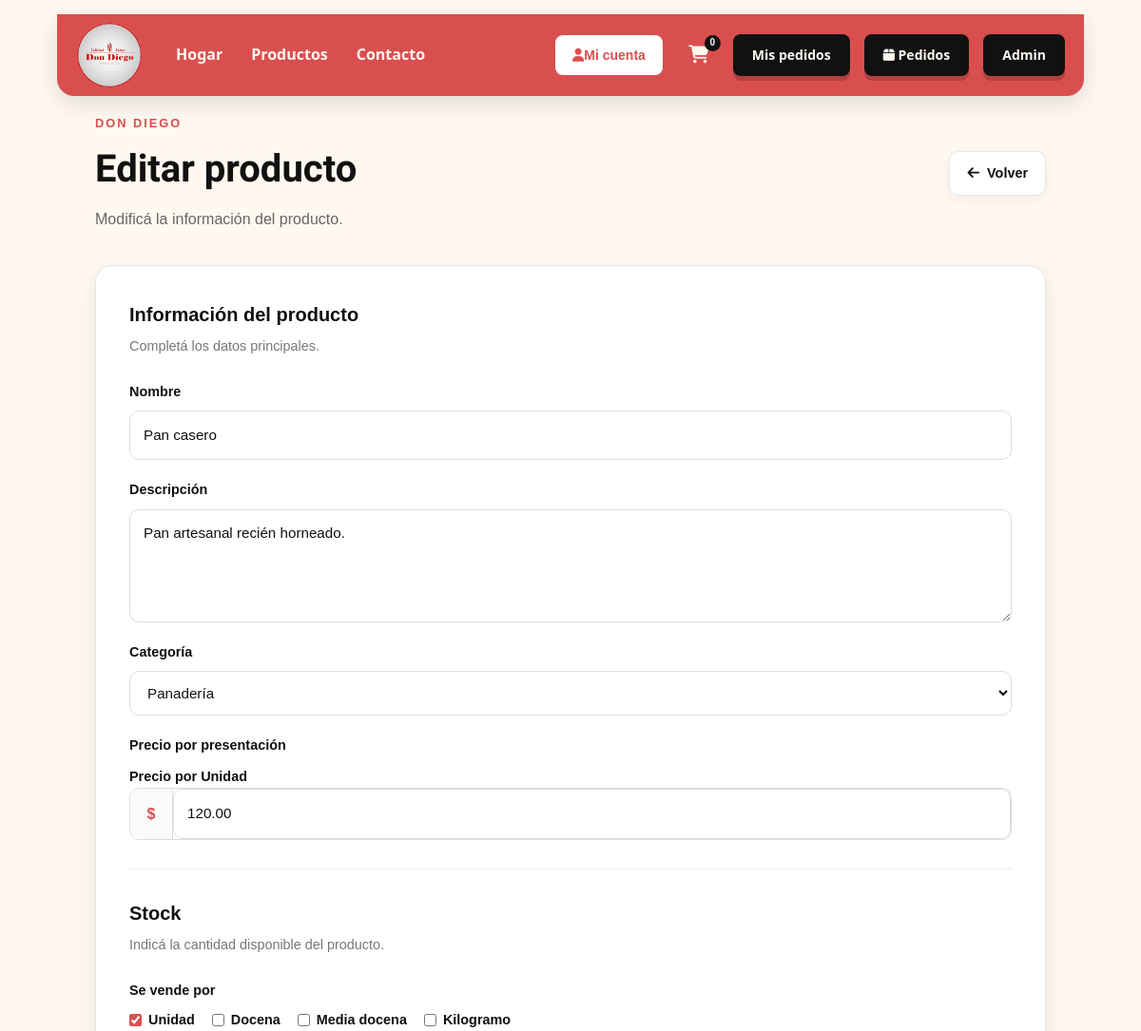
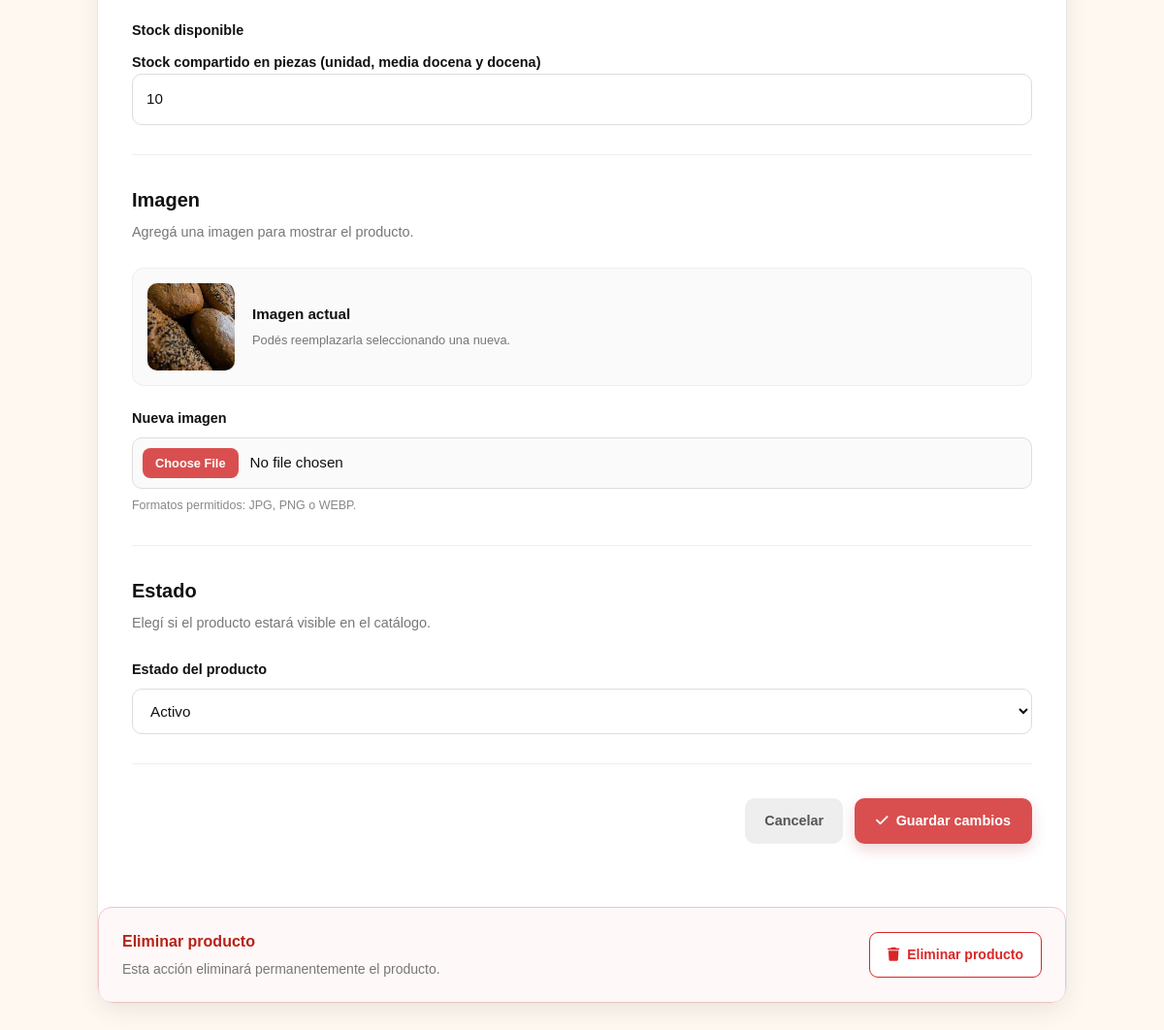
The page /admin/productos/editar?id=22 (signed in) on the database its author committed (2 pictures, top to bottom).
### tables this page shows
CREATE TABLE `productos` (
  `id` int(11) NOT NULL,
  `nombre` varchar(150) NOT NULL,
  `descripcion` text DEFAULT NULL,
  `precio` decimal(10,2) NOT NULL,
  `stock` int(11) NOT NULL DEFAULT 100,
  `unidad_venta` varchar(30) NOT NULL DEFAULT 'unidad',
  `presentaciones` text DEFAULT NULL,
  `stocks_modalidades` text DEFAULT NULL,
  `categoria_id` int(11) NOT NULL,
  `imagen` varchar(255) DEFAULT NULL,
  `activo` tinyint(1) NOT NULL DEFAULT 1,
  `created_at` timestamp NOT NULL DEFAULT current_timestamp(),
  `updated_at` timestamp NOT NULL DEFAULT current_timestamp() ON UPDATE current_timestamp()
);

CREATE TABLE `categorias` (
  `id` int(11) NOT NULL,
  `nombre` varchar(100) NOT NULL
);

### config/Url.php (called while the page is built, shortened)
<?php
if (!function_exists('url')) {
    function url($path = '')
    {
        $documentRoot = realpath($_SERVER['DOCUMENT_ROOT'] ?? '');
        $projectRoot = realpath(__DIR__ . '/..');
        $basePath = '';
        if ($documentRoot && $projectRoot && strpos($projectRoot, $documentRoot) === 0) {
            $basePath = str_replace(DIRECTORY_SEPARATOR, '/', substr($projectRoot, strlen($documentRoot)));
        }
        $path = '/' . ltrim($path, '/');
        return rtrim($basePath, '/') . ($path === '/' ? '/' : $path);
    }
}

### models/Producto.php (called while the page is built, shortened)
<?php
class Producto
{
    private $db;
    public static function obtenerStocks($producto)
    {
        $stocks = json_decode($producto['stocks_modalidades'] ?? '', true);
        if (!is_array($stocks) || empty($stocks)) {
            $unidad = $producto['unidad_venta'] ?? 'unidad';
            $stockAnterior = max(0, (int) ($producto['stock'] ?? 0));
            return [
                'unidad' => $stockAnterior * self::factorPiezas($unidad),
                'kilogramo' => 0.0
            ];
        }
        $kilos = is_numeric($stocks['kilogramo'] ?? null)
            ? max(0, round((float) $stocks['kilogramo'], 1))
            : 0.0;
        return ['unidad' => $piezas, 'kilogramo' => $kilos];
    }
    public static function factorPiezas($unidad)
    {
        return match ($unidad) {
            'unidad' => 1,
            'media docena' => 6,
            'docena' => 12,
            default => 1
        };
    }
    public function __construct($db)
    {
        $this->db = $db;
    }
    public function obtenerPorId($id)
    {
        $sql = "
            SELECT
                p.id,
                p.nombre,
                p.descripcion,
                p.precio,
                p.stock,
                p.unidad_venta,
                p.presentaciones,
                p.stocks_modalidades,
                p.imagen,
                p.activo,
                p.categoria_id,
                c.nombre AS categoria
            FROM productos p
            INNER JOIN categorias c
                ON p.categoria_id = c.id
            WHERE p.id = ?
        ";
        $stmt = $this->db->prepare($sql);
        $stmt->bind_param("i", $id);
        $stmt->execute();
        $resultado = $stmt->get_result();
        return $resultado->fetch_assoc();
    }
    public function obtenerCategorias()
    {
        $sql = "
            SELECT
                id,
                nombre
            FROM categorias
            ORDER BY nombre ASC
        ";
        $resultado = $this->db->query($sql);
        return $resultado->fetch_all(MYSQLI_ASSOC);
    }
}

### views/admin/productos-form.php (the view, shortened to what this page needs)
<?php
require __DIR__ . '/../layouts/head.php';
$editando = !empty($producto);
$opcionesUnidades = [
    'unidad' => 'Unidad',
    'docena' => 'Docena',
    'media docena' => 'Media docena',
    'kilogramo' => 'Kilogramo'
];
$presentacionesActuales = json_decode($producto['presentaciones'] ?? '', true);
$stocksActuales = $editando
    ? Producto::obtenerStocks($producto)
    : ['unidad' => 100, 'kilogramo' => 0];
if (!is_array($presentacionesActuales) || empty($presentacionesActuales)) {
    $unidadActual = $producto['unidad_venta'] ?? 'unidad';
    $presentacionesActuales = [
        $unidadActual => $producto['precio'] ?? ''
    ];
}
?>
<body class="pagina-admin">
    <?php require __DIR__ . '/../layouts/header.php'; ?>
    <main class="admin-form-container">
        <section class="admin-form-header">
            <div>
                <span class="admin-etiqueta">
                    DON DIEGO
                </span>
                <h1>
                    <?= $editando ? 'Editar producto' : 'Agregar producto' ?>
                </h1>
                <p>
                    <?= $editando
                        ? 'Modificá la información del producto.'
                        : 'Agregá un nuevo producto al catálogo.'
                    ?>
                </p>
            </div>
            <a
                href="<?= url('/admin/productos') ?>"
                class="btn-volver">
                <i class="fa-solid fa-arrow-left"></i>
                Volver
            </a>
        </section>
        <section class="admin-form-card">
            <form
                action="<?= url('/admin/productos') ?>"
                method="POST"
                enctype="multipart/form-data"
                class="producto-form">
                <div class="form-seccion">
                    <div class="form-seccion-header">
                        <h2>
                            Información del producto
                        </h2>
                        <p>
                            Completá los datos principales.
                        </p>
                    </div>
                    <div class="form-grupo">
                        <label for="nombre">
                            Nombre
                        </label>
                        <input
                            type="text"
                            id="nombre"
                            name="nombre"
                            placeholder="Ej. Bizcochos de grasa"
                            value="<?= htmlspecialchars($producto['nombre'] ?? '') ?>"
                            required>
                    </div>
                    <div class="form-grupo">
                        <label for="descripcion">
                            Descripción
                        </label>
                        <textarea
                            id="descripcion"
                            name="descripcion"
                            rows="4"
                            placeholder="Describí brevemente el producto..."><?= htmlspecialchars($producto['descripcion'] ?? '') ?></textarea>
                    </div>
                    <div class="form-grupo">
                        <label for="categoria">
                            Categoría
                        </label>
                        <select
                            id="categoria"
                            name="categoria_id"
                            required>
                            <?php foreach ($categorias as $categoria): ?>
                                <option
                                    value="<?= $categoria['id'] ?>"
                                    <?= (($producto['categoria_id'] ?? '') == $categoria['id'])
                                        ? 'selected'
                                        : ''
                                    ?>>
                                    <?= htmlspecialchars($categoria['nombre']) ?>
                                </option>
                            <?php endforeach; ?>
                        </select>
                    </div>
                    <div class="form-grupo">
                        <label>Precio por presentación</label>
                        <?php foreach ($opcionesUnidades as $unidad => $etiqueta): ?>
                            <div
                                data-precio-presentacion="<?= htmlspecialchars($unidad, ENT_QUOTES, 'UTF-8') ?>"
                                <?= array_key_exists($unidad, $presentacionesActuales) ? '' : 'hidden' ?>>
                                <label for="precio-<?= htmlspecialchars($unidad, ENT_QUOTES, 'UTF-8') ?>">
                                    Precio por <?= htmlspecialchars($etiqueta, ENT_QUOTES, 'UTF-8') ?>
                                </label>
                                <div class="input-precio">
                                    <span>$</span>
                                    <input
                                        type="number"
                                        id="precio-<?= htmlspecialchars($unidad, ENT_QUOTES, 'UTF-8') ?>"
                                        name="precios_unidad[<?= htmlspecialchars($unidad, ENT_QUOTES, 'UTF-8') ?>]"
                                        min="0"
                                        step="0.01"
                                        placeholder="0"
                                        value="<?= htmlspecialchars((string) ($presentacionesActuales[$unidad] ?? '')) ?>">
                                </div>
                            </div>
                        <?php endforeach; ?>
                    </div>
                </div>
                <div class="form-seccion">
                    <div class="form-seccion-header">
                        <h2>Stock</h2>
                        <p>Indicá la cantidad disponible del producto.</p>
                    </div>
                    <div class="form-grupo">
                        <label for="unidad_venta">Se vende por</label>
                        <div id="unidad_venta" class="modalidades-venta">
                            <?php foreach ($opcionesUnidades as $unidad => $etiqueta): ?>
                                <label>
                                    <input
                                        type="checkbox"
                                        name="unidad_venta[]"
                                        value="<?= htmlspecialchars($unidad, ENT_QUOTES, 'UTF-8') ?>"
                                        <?= array_key_exists($unidad, $presentacionesActuales) ? 'checked' : '' ?>>
                                    <?= htmlspecialchars($etiqueta, ENT_QUOTES, 'UTF-8') ?>
                                </label>
                            <?php endforeach; ?>
                        </div>
                    </div>
                    <div class="form-grupo">
                        <label>Stock disponible</label>
                        <div data-stock-presentacion="unidad">
                            <label for="stock-unidad">Stock compartido en piezas (unidad, media docena y docena)</label>
                            <input
                                type="number"
                                id="stock-unidad"
                                name="stocks_modalidades[unidad]"
                                min="0"
                                step="1"
                                value="<?= htmlspecialchars((string) $stocksActuales['unidad']) ?>">
                        </div>
                    </div>
                </div>
                <div class="form-seccion">
                    <div class="form-seccion-header">
                        <h2>
                            Imagen
                        </h2>
                        <p>
                            Agregá una imagen para mostrar el producto.
                        </p>
                    </div>
                    <?php if ($editando && !empty($producto['imagen'])): ?>
                        <div class="imagen-actual">
                            <img
                                src="<?= url('/public/img/' . htmlspecialchars($producto['imagen'])) ?>"
                                alt="<?= htmlspecialchars($producto['nombre']) ?>">
                            <div>
                                <strong>
                                    Imagen actual
                                </strong>
                                <span>
                                    Podés reemplazarla seleccionando una nueva.
                                </span>
                            </div>
                        </div>
                    <?php endif; ?>
                    <div class="form-grupo">
                        <label for="imagen">
                            <?= $editando
                                ? 'Nueva imagen'
                                : 'Imagen del producto'
                            ?>
                        </label>
                        <input
                            type="file"
                            id="imagen"
                            name="imagen"
                            accept="image/jpeg,image/png,image/webp"
                            <?= $editando ? '' : 'required' ?>>
                        <small>
                            Formatos permitidos: JPG, PNG o WEBP.
                        </small>
                    </div>
                </div>
                <?php if ($editando): ?>
                    <div class="form-seccion">
                        <div class="form-seccion-header">
                            <h2>
                                Estado
                            </h2>
                            <p>
                                Elegí si el producto estará visible en el catálogo.
                            </p>
                        </div>
                        <div class="form-grupo">
                            <label for="activo">
                                Estado del producto
                            </label>
                            <select
                                id="activo"
                                name="activo">
                                <option
                                    value="1"
                                    <?= ($producto['activo'] ?? 1) == 1
                                        ? 'selected'
                                        : ''
                                    ?>>
                                    Activo
                                </option>
                            </select>
                        </div>
                    </div>
                <?php endif; ?>
                <div class="form-acciones">
                    <a
                        href="<?= url('/admin/productos') ?>"
                        class="btn-cancelar">
                        Cancelar
                    </a>
                    <button
                        type="submit"
                        class="btn-guardar">
                        <i class="fa-solid fa-check"></i>
                        <?= $editando
                            ? 'Guardar cambios'
                            : 'Agregar producto'
                        ?>
                    </button>
                </div>
            </form>
            <?php if ($editando): ?>
                <div class="form-eliminar">
                    <div>
                        <strong>
                            Eliminar producto
                        </strong>
                        <p>
                            Esta acción eliminará permanentemente el producto.
                        </p>
                    </div>
                    <form
                        action="<?= url('/admin/productos') ?>"
                        method="POST"
                        onsubmit="return confirm(
                            '¿Seguro que querés eliminar este producto? Esta acción no se puede deshacer.'
                        );"
                    >
                        <button
                            type="submit"
                            class="btn-eliminar-definitivo"
                        >
                            <i class="fa-solid fa-trash"></i>
                            Eliminar producto
                        </button>
                    </form>
                </div>
            <?php endif; ?>
        </section>
    </main>
</body>
</html>

### public/css/variable.css (style rules this page uses)
:root { --color-background: #FFF8F0; --color-primary: #D94F4F; --color-secondary: #B22222; --color-brown: #8B5E3C; --color-text: #333333; --color-dark: #111111; --font-main: "Sansita Swashed", cursive; --font-title: var(--font-main); --font-body: system-ui, -apple-system, "Segoe UI", Roboto, "Helvetica Neue", Arial, sans-serif; --radius: 8px; --radius-img: 15px; }

### public/css/style.css (style rules this page uses)
* { margin: 0; padding: 0; box-sizing: border-box; }
html { scroll-behavior: smooth; }
body { font-family: Arial, sans-serif; background-color: #fff; color: #222; line-height: 1.6; }
img { max-width: 100%; display: block; }
a { text-decoration: none; color: inherit; }
button, input, textarea, select { font: inherit; }
button { cursor: pointer; }

### rows shown on the page
productos: nombre "Pan casero", descripcion "Pan artesanal recién horneado.", categoria_id "Panadería", unidad_venta+precio "120.00", precio "☑", etiqueta "Unidad", stock "10", imagen (picture), activo "Activo"

### other values the page prints
$cantidadCarrito "0"
$etiqueta "Unidad"
$etiqueta "Docena"
$etiqueta "Media docena"
$etiqueta "Kilogramo"
